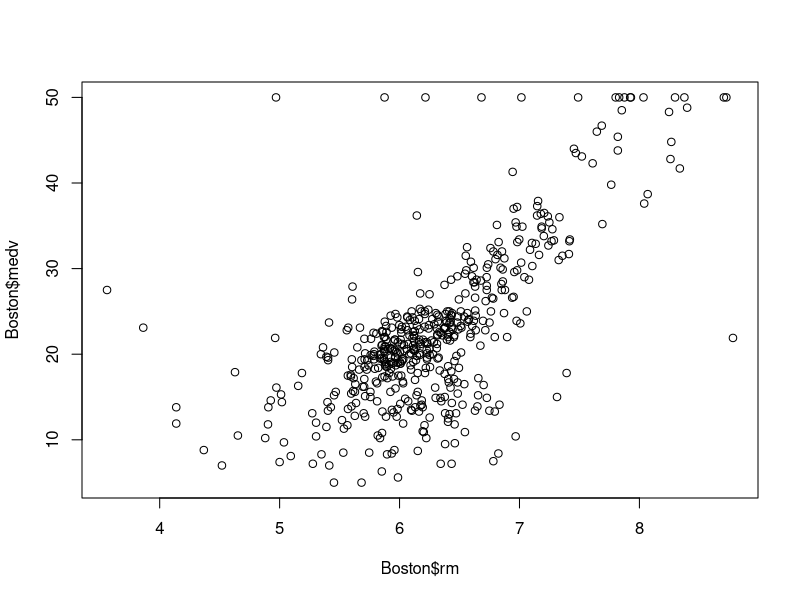
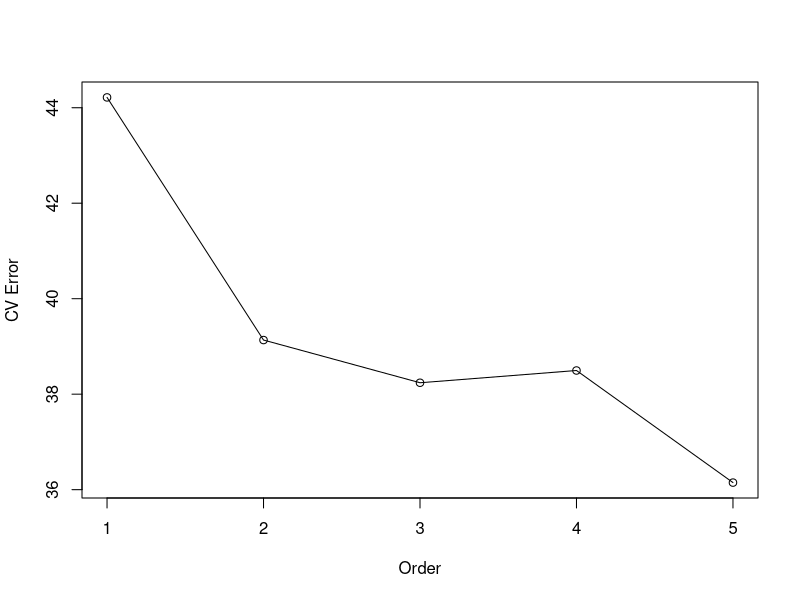
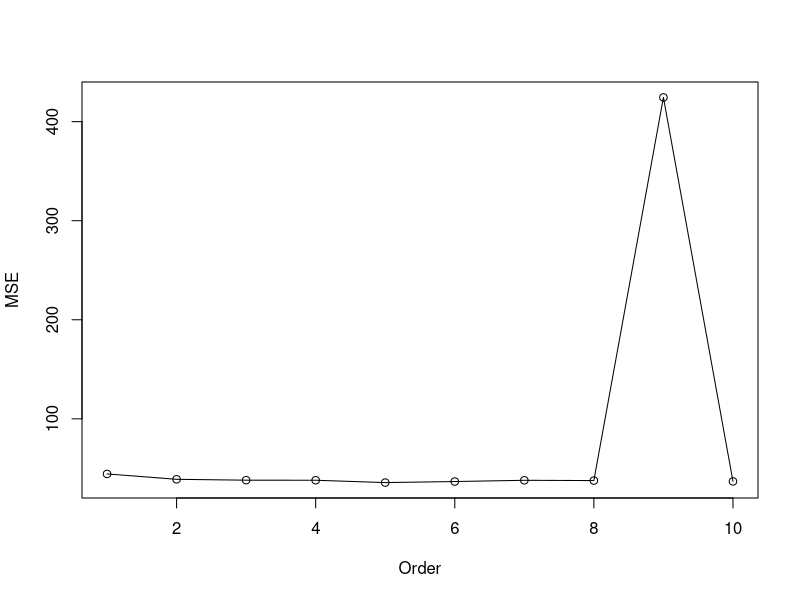

These charts were generated, in order, by the following R code:
library(MASS)
library(ggplot2)
library(boot)

set.seed(2)

train = sample(506,380)
train[1:5]
head(Boston)
dim(Boston)

Boston.tr <- Boston[train,]
dim(Boston.tr)
head(Boston.tr)
# View(Boston)
# ?Boston

lm.fit <- lm(medv ~ rm, data = Boston, subset = train)
summary(lm.fit)
attach(Boston)
Boston.test <- Boston[-train,]
dim(Boston.test)
Boston.new <- data.frame(rm = Boston.test[, 6])
dim(Boston.new)

medv_pred <- predict(lm.fit, newdata=Boston.new)

MSE <- mean((Boston.test$medv-medv_pred)^2)
MSE
#mean((observed-predict)(only for test data))
mean((medv - predict(lm.fit, Boston))[-train]^2)

#we can check residuals
medv - predict(lm.fit, Boston)[-train]

lm.fit2 <- lm(medv ~ poly(rm, 2), data = Boston, subset = train)
summary(lm.fit2)
MSE2 <- mean((medv - predict(lm.fit2, Boston))[-train]^2)
MSE2

plot(Boston$rm, Boston$medv)
#abline(lm.fit2, col="Red")

lm.fit3 <- lm(medv ~ poly(rm, 3), data = Boston, subset = train)
summary(lm.fit3)
MSE3 <- mean((medv - predict(lm.fit3, Boston))[-train]^2)
MSE3


library(boot)
# glm with no family arguement is same as lm
glm.fit <- glm(medv ~ rm, data=Boston)
summary(glm.fit)
cv.err <- cv.glm(Boston, glm.fit)
cv.err$delta  # gives prediction error of cross validation error

# Fit Linear Models of order 5
cv.error = rep(0,5)
cv.error

for(i in 1:5){
  glm.fit <- glm(medv ~ poly(rm, i), data=Boston)
  cv.error[i] <- cv.glm(Boston, glm.fit)$delta[2]
}
cv.error

plot(seq(1,5), cv.error, xlab = "Order", ylab = "CV Error", type = "o")


# k fold cv

set.seed(17)
cv.error.10 = rep(0,10)

for(i in 1:10){
  glm.fit <- glm(medv ~ poly(rm, i), data=Boston)
  cv.error.10[i] <- cv.glm(Boston, glm.fit, K=10)$delta[2]
}
cv.error.10

plot(seq(1,10), cv.error.10, xlab = "Order", ylab = "MSE", type = "o")